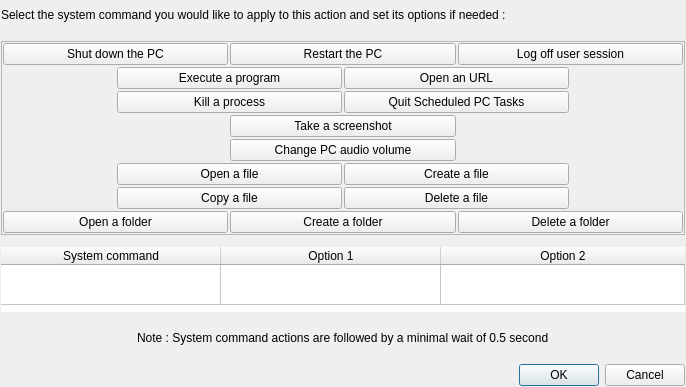
<?xml version="1.0" encoding="UTF-8"?>
<ui version="4.0">
 <class>CreateSystemCommandActionDialog</class>
 <widget class="QDialog" name="CreateSystemCommandActionDialog">
  <property name="geometry">
   <rect>
    <x>0</x>
    <y>0</y>
    <width>686</width>
    <height>387</height>
   </rect>
  </property>
  <property name="windowTitle">
   <string>Create/Edit a System Command Action</string>
  </property>
  <layout class="QVBoxLayout" name="verticalLayout">
   <property name="spacing">
    <number>2</number>
   </property>
   <property name="leftMargin">
    <number>1</number>
   </property>
   <property name="topMargin">
    <number>1</number>
   </property>
   <property name="rightMargin">
    <number>1</number>
   </property>
   <property name="bottomMargin">
    <number>1</number>
   </property>
   <item>
    <widget class="QLabel" name="label">
     <property name="text">
      <string>Select the system command you would like to apply to this action and set its options if needed :</string>
     </property>
    </widget>
   </item>
   <item>
    <spacer name="verticalSpacer_3">
     <property name="orientation">
      <enum>Qt::Orientation::Vertical</enum>
     </property>
     <property name="sizeType">
      <enum>QSizePolicy::Policy::Fixed</enum>
     </property>
     <property name="sizeHint" stdset="0">
      <size>
       <width>20</width>
       <height>10</height>
      </size>
     </property>
    </spacer>
   </item>
   <item>
    <widget class="QFrame" name="frame">
     <property name="frameShape">
      <enum>QFrame::Shape::StyledPanel</enum>
     </property>
     <property name="frameShadow">
      <enum>QFrame::Shadow::Raised</enum>
     </property>
     <layout class="QGridLayout" name="gridLayout">
      <property name="leftMargin">
       <number>1</number>
      </property>
      <property name="topMargin">
       <number>1</number>
      </property>
      <property name="rightMargin">
       <number>1</number>
      </property>
      <property name="bottomMargin">
       <number>1</number>
      </property>
      <property name="spacing">
       <number>2</number>
      </property>
      <item row="8" column="0" colspan="2">
       <widget class="QPushButton" name="openfolderButton">
        <property name="text">
         <string>Open a folder</string>
        </property>
       </widget>
      </item>
      <item row="0" column="0" colspan="2">
       <widget class="QPushButton" name="shutdownButton">
        <property name="text">
         <string>Shut down the PC</string>
        </property>
       </widget>
      </item>
      <item row="2" column="1" colspan="2">
       <widget class="QPushButton" name="executeprogramButton">
        <property name="text">
         <string>Execute a program</string>
        </property>
       </widget>
      </item>
      <item row="3" column="1" colspan="2">
       <widget class="QPushButton" name="killprocessButton">
        <property name="text">
         <string>Kill a process</string>
        </property>
       </widget>
      </item>
      <item row="7" column="1" colspan="2">
       <widget class="QPushButton" name="copyfileButton">
        <property name="text">
         <string>Copy a file</string>
        </property>
       </widget>
      </item>
      <item row="4" column="2" colspan="2">
       <widget class="QPushButton" name="takescreenshotButton">
        <property name="text">
         <string>Take a screenshot</string>
        </property>
       </widget>
      </item>
      <item row="0" column="2" colspan="2">
       <widget class="QPushButton" name="restartButton">
        <property name="text">
         <string>Restart the PC</string>
        </property>
       </widget>
      </item>
      <item row="3" column="3" colspan="2">
       <widget class="QPushButton" name="quitselfprogramButton">
        <property name="text">
         <string>Quit Scheduled PC Tasks</string>
        </property>
       </widget>
      </item>
      <item row="2" column="3" colspan="2">
       <widget class="QPushButton" name="openurlButton">
        <property name="text">
         <string>Open an URL</string>
        </property>
       </widget>
      </item>
      <item row="6" column="3" colspan="2">
       <widget class="QPushButton" name="createfileButton">
        <property name="text">
         <string>Create a file</string>
        </property>
       </widget>
      </item>
      <item row="8" column="4" colspan="2">
       <widget class="QPushButton" name="deletefolderButton">
        <property name="text">
         <string>Delete a folder</string>
        </property>
       </widget>
      </item>
      <item row="6" column="1" colspan="2">
       <widget class="QPushButton" name="openfileButton">
        <property name="text">
         <string>Open a file</string>
        </property>
       </widget>
      </item>
      <item row="8" column="2" colspan="2">
       <widget class="QPushButton" name="createfolderButton">
        <property name="text">
         <string>Create a folder</string>
        </property>
       </widget>
      </item>
      <item row="7" column="3" colspan="2">
       <widget class="QPushButton" name="deletefileButton">
        <property name="text">
         <string>Delete a file</string>
        </property>
       </widget>
      </item>
      <item row="0" column="4" colspan="2">
       <widget class="QPushButton" name="logoffButton">
        <property name="text">
         <string>Log off user session</string>
        </property>
       </widget>
      </item>
      <item row="5" column="2" colspan="2">
       <widget class="QPushButton" name="changevolume">
        <property name="text">
         <string>Change PC audio volume</string>
        </property>
       </widget>
      </item>
     </layout>
    </widget>
   </item>
   <item>
    <spacer name="verticalSpacer">
     <property name="orientation">
      <enum>Qt::Orientation::Vertical</enum>
     </property>
     <property name="sizeType">
      <enum>QSizePolicy::Policy::Fixed</enum>
     </property>
     <property name="sizeHint" stdset="0">
      <size>
       <width>20</width>
       <height>10</height>
      </size>
     </property>
    </spacer>
   </item>
   <item>
    <widget class="QTableWidget" name="tableWidget">
     <property name="sizePolicy">
      <sizepolicy hsizetype="Expanding" vsizetype="Fixed">
       <horstretch>0</horstretch>
       <verstretch>0</verstretch>
      </sizepolicy>
     </property>
     <property name="maximumSize">
      <size>
       <width>16777215</width>
       <height>65</height>
      </size>
     </property>
     <property name="frameShape">
      <enum>QFrame::Shape::NoFrame</enum>
     </property>
     <property name="frameShadow">
      <enum>QFrame::Shadow::Plain</enum>
     </property>
     <property name="editTriggers">
      <set>QAbstractItemView::EditTrigger::NoEditTriggers</set>
     </property>
     <property name="showDropIndicator" stdset="0">
      <bool>false</bool>
     </property>
     <property name="dragDropOverwriteMode">
      <bool>false</bool>
     </property>
     <property name="selectionMode">
      <enum>QAbstractItemView::SelectionMode::NoSelection</enum>
     </property>
     <property name="rowCount">
      <number>1</number>
     </property>
     <property name="columnCount">
      <number>3</number>
     </property>
     <attribute name="horizontalHeaderDefaultSectionSize">
      <number>220</number>
     </attribute>
     <attribute name="horizontalHeaderStretchLastSection">
      <bool>true</bool>
     </attribute>
     <attribute name="verticalHeaderVisible">
      <bool>false</bool>
     </attribute>
     <attribute name="verticalHeaderDefaultSectionSize">
      <number>40</number>
     </attribute>
     <row/>
     <column>
      <property name="text">
       <string>System command</string>
      </property>
     </column>
     <column>
      <property name="text">
       <string>Option 1</string>
      </property>
     </column>
     <column>
      <property name="text">
       <string>Option 2</string>
      </property>
     </column>
    </widget>
   </item>
   <item>
    <spacer name="verticalSpacer_2">
     <property name="orientation">
      <enum>Qt::Orientation::Vertical</enum>
     </property>
     <property name="sizeType">
      <enum>QSizePolicy::Policy::Fixed</enum>
     </property>
     <property name="sizeHint" stdset="0">
      <size>
       <width>20</width>
       <height>10</height>
      </size>
     </property>
    </spacer>
   </item>
   <item>
    <layout class="QHBoxLayout" name="horizontalLayout">
     <item>
      <spacer name="horizontalSpacer">
       <property name="orientation">
        <enum>Qt::Orientation::Horizontal</enum>
       </property>
       <property name="sizeHint" stdset="0">
        <size>
         <width>40</width>
         <height>20</height>
        </size>
       </property>
      </spacer>
     </item>
     <item>
      <widget class="QLabel" name="label_2">
       <property name="text">
        <string>Note : System command actions are followed by a minimal wait of 0.5 second</string>
       </property>
      </widget>
     </item>
     <item>
      <spacer name="horizontalSpacer_2">
       <property name="orientation">
        <enum>Qt::Orientation::Horizontal</enum>
       </property>
       <property name="sizeHint" stdset="0">
        <size>
         <width>40</width>
         <height>20</height>
        </size>
       </property>
      </spacer>
     </item>
    </layout>
   </item>
   <item>
    <spacer name="verticalSpacer_4">
     <property name="orientation">
      <enum>Qt::Orientation::Vertical</enum>
     </property>
     <property name="sizeType">
      <enum>QSizePolicy::Policy::Fixed</enum>
     </property>
     <property name="sizeHint" stdset="0">
      <size>
       <width>20</width>
       <height>10</height>
      </size>
     </property>
    </spacer>
   </item>
   <item>
    <widget class="QDialogButtonBox" name="buttonBox">
     <property name="orientation">
      <enum>Qt::Orientation::Horizontal</enum>
     </property>
     <property name="standardButtons">
      <set>QDialogButtonBox::StandardButton::Cancel|QDialogButtonBox::StandardButton::Ok</set>
     </property>
    </widget>
   </item>
  </layout>
 </widget>
 <resources/>
 <connections>
  <connection>
   <sender>buttonBox</sender>
   <signal>accepted()</signal>
   <receiver>CreateSystemCommandActionDialog</receiver>
   <slot>accept()</slot>
   <hints>
    <hint type="sourcelabel">
     <x>248</x>
     <y>254</y>
    </hint>
    <hint type="destinationlabel">
     <x>157</x>
     <y>274</y>
    </hint>
   </hints>
  </connection>
  <connection>
   <sender>buttonBox</sender>
   <signal>rejected()</signal>
   <receiver>CreateSystemCommandActionDialog</receiver>
   <slot>reject()</slot>
   <hints>
    <hint type="sourcelabel">
     <x>316</x>
     <y>260</y>
    </hint>
    <hint type="destinationlabel">
     <x>286</x>
     <y>274</y>
    </hint>
   </hints>
  </connection>
 </connections>
</ui>
